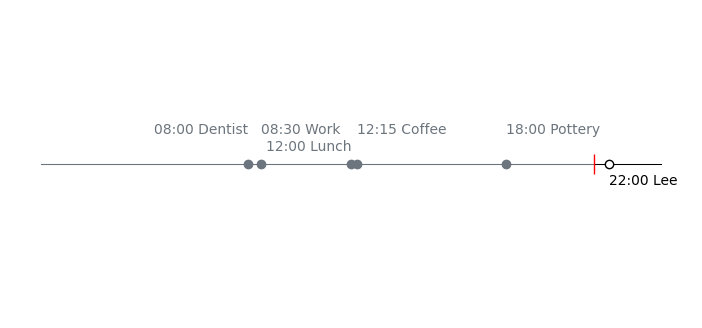

Here is the Python script that generated this plot:
from datetime import datetime

import matplotlib.pyplot as plt
from adjustText import adjust_text

# Constants
GRAY = "#6c757d"
TIMELINE_WIDTH = .75
RED_TICK_SIZE = 15


def military_to_minutes(time_in_military: str) -> int:
    hours, minutes = time_in_military.split(":")
    return int(hours) * 60 + int(minutes)


def is_complete(event: dict) -> dict:
    current_time = datetime.now().strftime("%H:%M")
    if military_to_minutes(current_time) >= military_to_minutes(event["end"]):
        # complete
        return {
            "color": GRAY,
            "markerfacecolor": GRAY,
            "xy": .01
        }
    elif military_to_minutes(event["start"]) < military_to_minutes(current_time) and military_to_minutes(
            current_time) <= military_to_minutes(event["end"]):
        # in progress
        return {
            "color": "k",
            "markerfacecolor": "k",
            "xy": .01
        }
    else:
        # incomplete
        return {
            "color": "k",
            "markerfacecolor": "w",
            "xy": -.01
        }


class Timeline:
    event_list = [
        {"summary": "Dentist", "start": "08:00", "end": "09:00"},
        {"summary": "Work", "start": "08:30", "end": "09:00"},
        {"summary": "Lunch", "start": "12:00", "end": "13:00"},
        {"summary": "Coffee", "start": "12:15", "end": "12:30"},
        {"summary": "Pottery", "start": "18:00", "end": "21:00"},
        {"summary": "Lee", "start": "22:00", "end": "23:59"},
    ]

    # Create figure and plot a stem plot with the date
    # fig, ax = plt.subplots(figsize=(8.8, 4), constrained_layout=True)
    fig, ax = plt.subplots(figsize=(8.8, 4), constrained_layout=False)
    current_time = datetime.now().strftime("%H:%M")

    # Black line for the entire timeline
    ax.plot([0, 24 * 60], [0, 0], "-", color="k", linewidth=TIMELINE_WIDTH)
    # Gray for time that has passed
    ax.plot([0, military_to_minutes(current_time)], [0, 0], "-", color=GRAY, linewidth=TIMELINE_WIDTH)

    # Red tick for current time
    ax.plot(military_to_minutes(current_time), 0, "|", color="r", markersize=RED_TICK_SIZE)

    texts = []
    for event in event_list:
        summary_with_time = f'{event["start"]} {event["summary"]}'

        ax.plot(
            military_to_minutes(event["start"]), 0,
            "o", color=is_complete(event)["color"], markerfacecolor=is_complete(event)["markerfacecolor"])

        texts.append(
            ax.text(s=summary_with_time,
                    x=military_to_minutes(event["start"]), y=is_complete(event)["xy"],
                    color=is_complete(event)["color"])
        )

    # remove x, y axis and spines
    ax.xaxis.set_visible(False)
    ax.yaxis.set_visible(False)
    ax.spines[["left", "top", "right", "bottom"]].set_visible(False)
    ax.margins(y=0.1)

    adjust_text(texts, only_move={'points': 'y', 'text': 'y', 'objects': 'y'}, ha='left', va='bottom')
    plt.show()
    fig.savefig("render/timeline.png", bbox_inches='tight')
